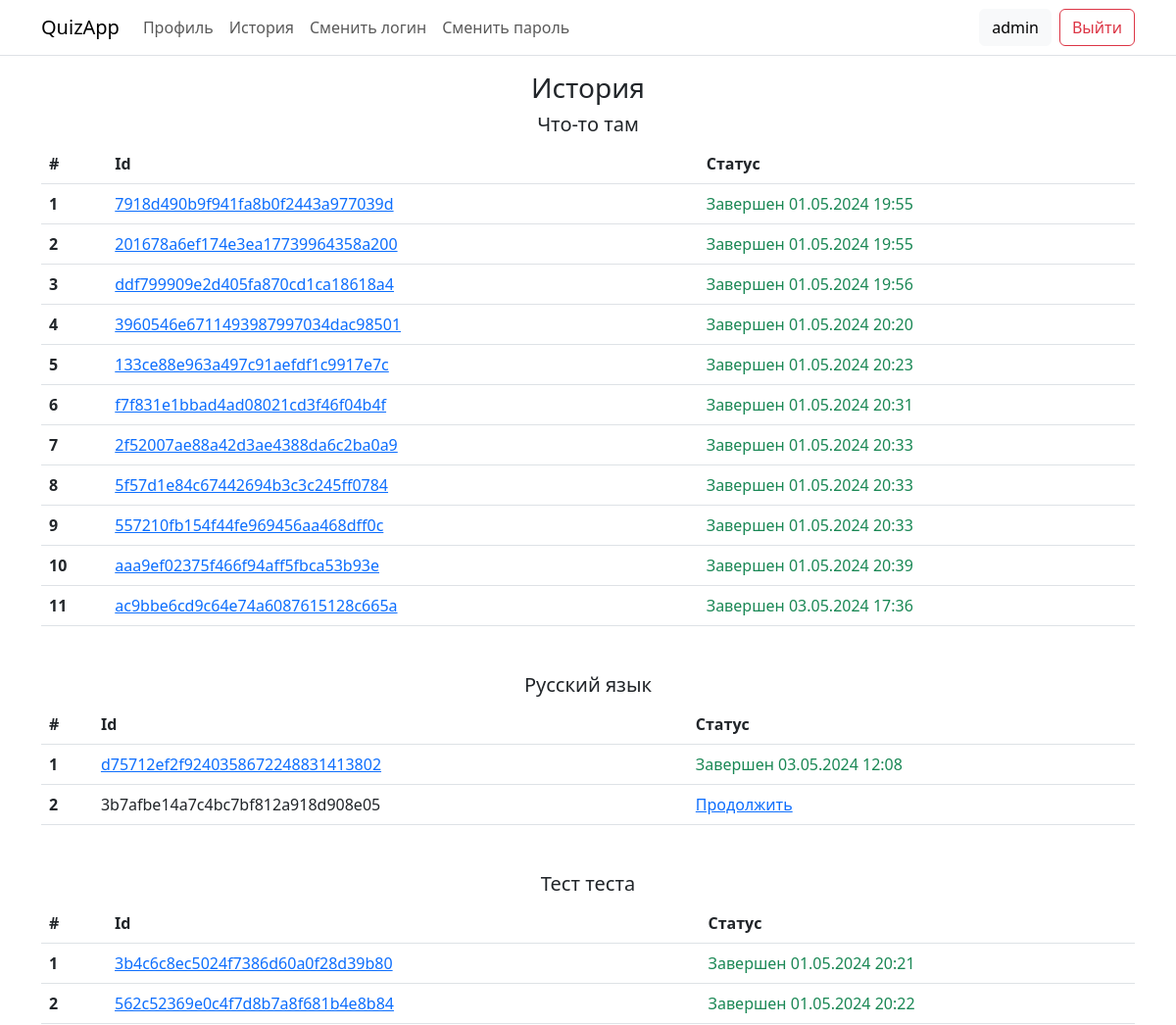
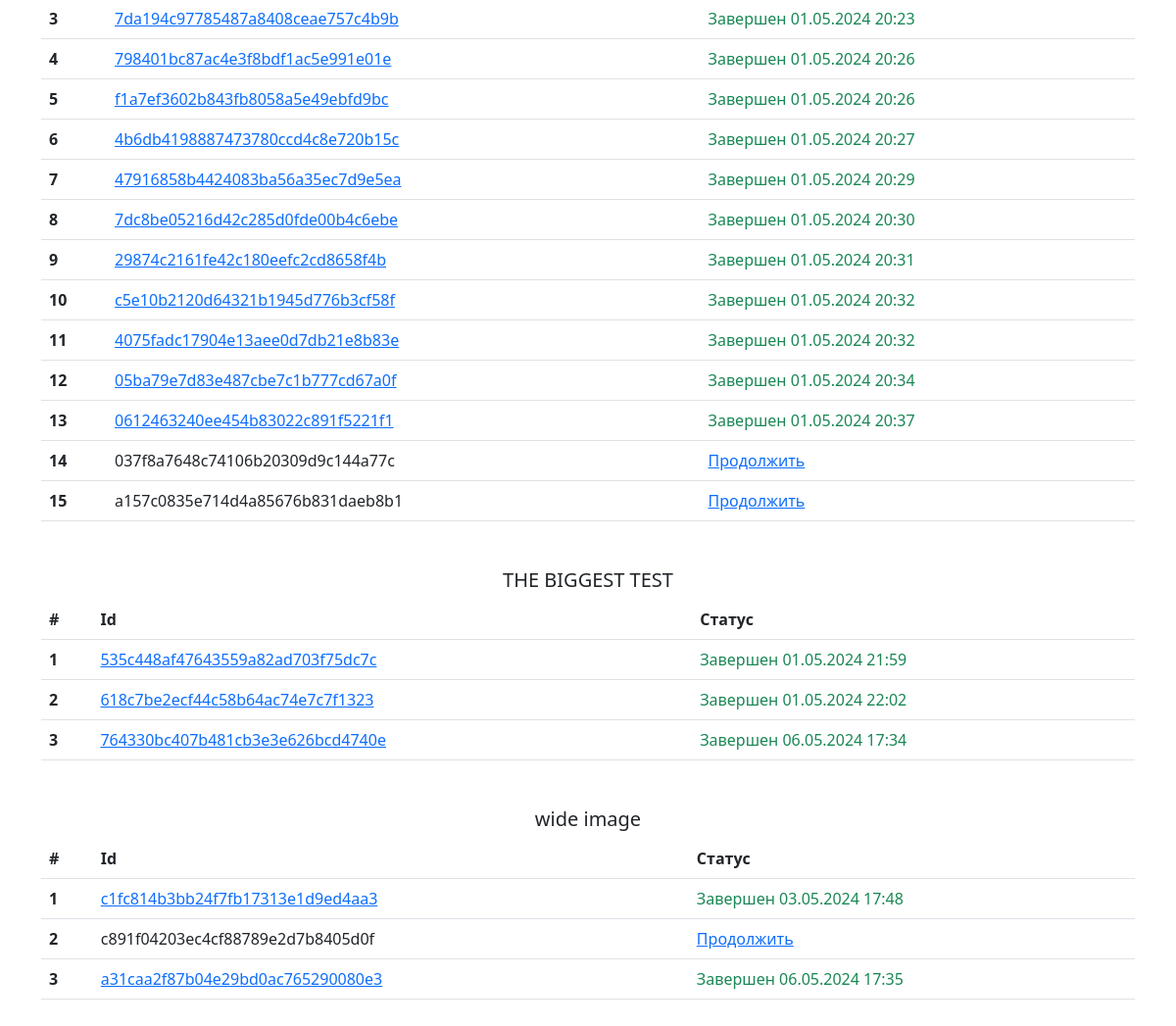
The app's page /history (signed in) with its own data (2 pictures, top to bottom).
### Web/models.py (models this page shows)
class UserAnswers(models.Model):
    id = models.CharField(max_length = 32, primary_key = True)
    test = models.ForeignKey(Test, on_delete = models.CASCADE)
    stage = models.IntegerField(default = 0)
    user_id = models.IntegerField(default = -1)
    correct_answers = models.FloatField(default = 0)
    correct_answer_rate = models.FloatField(default = 0)
    finished_at = models.DateTimeField(default = datetime.datetime.today())
    is_finished = models.BooleanField(default = False)

class Test(models.Model):
    tags = models.ManyToManyField(Tags)
    user = models.ForeignKey(User, on_delete = models.CASCADE)
    title = models.CharField(max_length = 200, default = "")
    description = models.CharField(max_length = 2000, default = "")
    is_published = models.BooleanField(default = False)
    published_at = models.DateField(default = datetime.date.today())
    created_at = models.DateField(default = datetime.date.today())
    pass_rate = models.IntegerField(default = 0)

### Web/views.py (the view)
# urls.py: path("history", web.history),
@login_required
def history(request):
    user_answers = UserAnswers.objects.filter(user_id = request.user.id).order_by("test_id")
    results = list()
    _list = list()
    if user_answers.count() > 0:
        test_id = user_answers[0].test_id
        for answer in user_answers:
            if answer.test_id != test_id:
                results.append((Test.objects.get(id = test_id).title, _list))
                test_id = answer.test_id
                _list = list()
            _list.append(answer)
        results.append((Test.objects.get(id = test_id).title, _list))
    context = { "user_answers": results,
                "username": request.user.username }
    return render(request, "Web/history.html", context)

### templates/Web/history.html (shortened to what this page needs)
{% extends "Web/base.html" %}
{% block auth %}{% include "Web/log_navbar.html" %}{% endblock auth %}
{% block navbar %}{% include "Web/settings_navbar.html" %}{% endblock navbar %}
{% block content %}
<h3 class="text-center">История</h2>
{% if user_answers %}
    {% for title, results in user_answers %}
    <h5 class="text-center">{{ title }}</h5>
    <table class="table mb-5">
        <thead>
            <th>#</th>
            <th>Id</th>
            <th>Статус</th>
        </thead>
        {% for result in results %}
        <tr>
            <th>
                {{ forloop.counter }}
            </th>
            <td>
                {% if result.is_finished %}
                <a target="_blank" href="/result/{{ result.id }}">{{ result.id }}</a>
                {% else %}
                {{ result.id }}
                {% endif %}
            </td>
            <td>
                {% if result.is_finished %}
                <span class="text-success">Завершен {{ result.finished_at|date:"d.m.Y H:i" }}</span>
                {% else %}
                <a href="/test_run/{{ result.test_id }}/{{ result.id }}">Продолжить</a>
                {% endif %}
            </td>
        </tr>
        {% endfor %}
    </table>
    {% endfor %}
{% else %}
<h5 class="text-center text-secondary">Ничего нет</h5>
{% endif %}
{% endblock content %}

### templates/Web/log_navbar.html
{% if username %}
<a class="btn btn-light me-2" href="/profile">{{ username }}</button>
<a class="btn btn-outline-danger" href="/logout">Выйти</a>
{% else %}
<a class="btn btn-outline-primary me-2" href="/login">Войти</a>
<a class="btn btn-primary" href="/register">Регистрация</a>
{% endif %}

### records on screen
UserAnswers: title "Что-то там", id "7918d490b9f941fa8b0f2443a977039d", finished_at "01.05.2024 19:55"
UserAnswers: id "201678a6ef174e3ea17739964358a200", finished_at "01.05.2024 19:55"
UserAnswers: id "ddf799909e2d405fa870cd1ca18618a4", finished_at "01.05.2024 19:56"
UserAnswers: id "3960546e6711493987997034dac98501", finished_at "01.05.2024 20:20"
UserAnswers: id "133ce88e963a497c91aefdf1c9917e7c", finished_at "01.05.2024 20:23"
UserAnswers: id "f7f831e1bbad4ad08021cd3f46f04b4f", finished_at "01.05.2024 20:31"
UserAnswers: id "2f52007ae88a42d3ae4388da6c2ba0a9", finished_at "01.05.2024 20:33"
UserAnswers: id "5f57d1e84c67442694b3c3c245ff0784", finished_at "01.05.2024 20:33"
UserAnswers: id "557210fb154f44fe969456aa468dff0c", finished_at "01.05.2024 20:33"
UserAnswers: id "aaa9ef02375f466f94aff5fbca53b93e", finished_at "01.05.2024 20:39"
UserAnswers: id "ac9bbe6cd9c64e74a6087615128c665a", finished_at "03.05.2024 17:36"
UserAnswers: title "Русский язык", id "d75712ef2f9240358672248831413802", finished_at "03.05.2024 12:08"
UserAnswers: id "3b7afbe14a7c4bc7bf812a918d908e05"
Test: user_answers "Тест теста"
UserAnswers: id "3b4c6c8ec5024f7386d60a0f28d39b80", finished_at "01.05.2024 20:21"
UserAnswers: id "562c52369e0c4f7d8b7a8f681b4e8b84", finished_at "01.05.2024 20:22"
UserAnswers: id "7da194c97785487a8408ceae757c4b9b", finished_at "01.05.2024 20:23"
UserAnswers: id "798401bc87ac4e3f8bdf1ac5e991e01e", finished_at "01.05.2024 20:26"
UserAnswers: id "f1a7ef3602b843fb8058a5e49ebfd9bc", finished_at "01.05.2024 20:26"
UserAnswers: id "4b6db4198887473780ccd4c8e720b15c", finished_at "01.05.2024 20:27"
UserAnswers: id "47916858b4424083ba56a35ec7d9e5ea", finished_at "01.05.2024 20:29"
UserAnswers: id "7dc8be05216d42c285d0fde00b4c6ebe", finished_at "01.05.2024 20:30"
UserAnswers: id "29874c2161fe42c180eefc2cd8658f4b", finished_at "01.05.2024 20:31"
UserAnswers: id "c5e10b2120d64321b1945d776b3cf58f", finished_at "01.05.2024 20:32"
UserAnswers: id "4075fadc17904e13aee0d7db21e8b83e", finished_at "01.05.2024 20:32"
UserAnswers: id "05ba79e7d83e487cbe7c1b777cd67a0f", finished_at "01.05.2024 20:34"
UserAnswers: id "0612463240ee454b83022c891f5221f1", finished_at "01.05.2024 20:37"
UserAnswers: id "037f8a7648c74106b20309d9c144a77c"
UserAnswers: id "a157c0835e714d4a85676b831daeb8b1"
UserAnswers: title "THE BIGGEST TEST", id "535c448af47643559a82ad703f75dc7c", finished_at "01.05.2024 21:59"
UserAnswers: id "618c7be2ecf44c58b64ac74e7c7f1323", finished_at "01.05.2024 22:02"
UserAnswers: id "764330bc407b481cb3e3e626bcd4740e", finished_at "06.05.2024 17:34"
UserAnswers: title "wide image", id "c1fc814b3bb24f7fb17313e1d9ed4aa3", finished_at "03.05.2024 17:48"
UserAnswers: id "c891f04203ec4cf88789e2d7b8405d0f"
UserAnswers: id "a31caa2f87b04e29bd0ac765290080e3", finished_at "06.05.2024 17:35"

### other values on screen
{{ username }} "admin"
